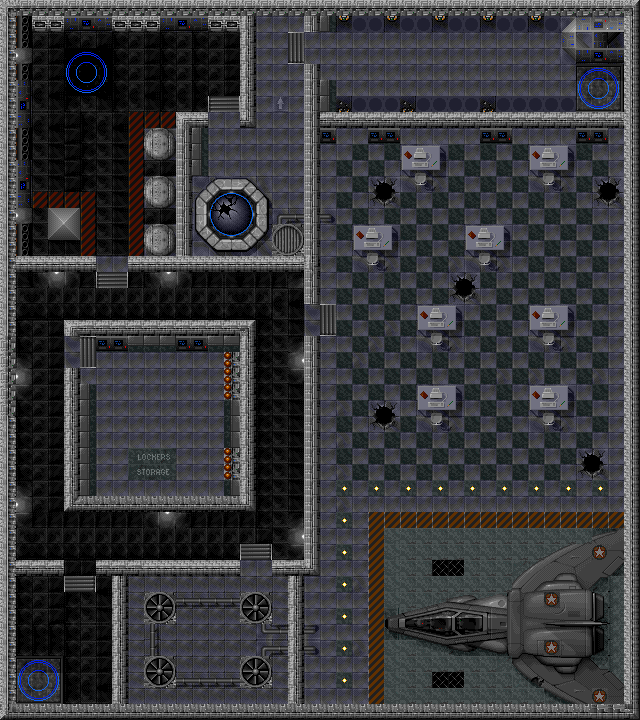

A 2D game scene composited from a Tiled map and its tileset images. What follows is a short description and the map's XML, with each tile layer's data collapsed to a summary:
An orthogonal 40x45 tile map with 16x16 px tiles, 1 tile layer (background), 1 hidden layer not drawn, 2 tilesets and 55 objects (13x running, 7x locker, 5x spawner, 5x energy, 4x ammo, ...).

<map version="1.10" tiledversion="1.10.2" orientation="orthogonal" renderorder="right-down" width="40" height="45" tilewidth="16" tileheight="16" infinite="0" nextlayerid="6" nextobjectid="63">
 <tileset firstgid="1" source="tileset01.tsx" />
 <tileset firstgid="501" source="tileset02.tsx" />
 <layer id="1" name="background" width="40" height="45">
  <data>[1800 cells, 1800 non-empty, 238 distinct tile ids]</data>
 </layer>
 <layer id="3" name="walls" width="40" height="45" visible="0">
  <data>[1800 cells, 501 non-empty, 4 distinct tile ids]</data>
 </layer>
 <objectgroup id="2" name="actors">
  <object id="13" name="spawner" x="448" y="272" width="32" height="32" />
  <object id="14" name="spawner" x="368" y="176" width="32" height="32" />
  <object id="15" name="spawner" x="592" y="176" width="32" height="32" />
  <object id="16" name="spawner" x="576" y="448" width="32" height="32" />
  <object id="17" name="spawner" x="368" y="400" width="32" height="32" />
  <object id="19" name="opened door" type="horizontal" x="64" y="560" width="32" height="16" />
  <object id="20" name="ventilators door" type="horizontal" x="240" y="560" width="32" height="16" />
  <object id="21" name="opened door" type="horizontal" x="96" y="256" width="32" height="16" />
  <object id="24" name="storage door" type="vertical" x="64" y="336" width="16" height="32" />
  <object id="25" name="opened door" type="vertical" x="304" y="32" width="16" height="32" />
  <object id="26" name="boss door" type="vertical" x="304" y="304" width="16" height="32" />
  <object id="27" name="energy" x="224" y="288" width="16" height="16" />
  <object id="28" name="energy" x="174" y="420" width="16" height="16" />
  <object id="29" name="energy" x="400" y="544" width="16" height="16" />
  <object id="30" name="energy" x="495.798" y="159.933" width="16" height="16" />
  <object id="31" name="energy" x="208.29" y="687.47" width="16" height="16" />
  <object id="32" name="ammo" x="191.585" y="624.165" width="16" height="16" />
  <object id="33" name="ammo" x="576" y="496" width="16" height="16" />
  <object id="34" name="ammo" x="171" y="382" width="16" height="16" />
  <object id="35" name="ammo" x="32" y="592" width="16" height="16" />
  <object id="36" name="locker" x="80" y="416" width="16" height="16" />
  <object id="37" name="locker" x="144" y="336" width="16" height="16" />
  <object id="38" name="locker" x="208" y="336" width="16" height="16" />
  <object id="39" name="locker" x="224" y="400" width="16" height="16" />
  <object id="40" name="locker" x="224" y="416" width="16" height="16" />
  <object id="41" name="locker" x="320" y="80" width="16" height="16" />
  <object id="42" name="locker" x="192" y="160" width="16" height="16" />
  <object id="49" name="teleport" type="teleport2" x="574" y="64" width="48" height="48" />
  <object id="50" name="teleport" type="teleport1" x="16" y="656" width="48" height="48" />
  <object id="51" name="reactor" x="192" y="176" width="80" height="80" />
  <object id="52" name="cooler" type="broken" x="272" y="224" width="32" height="32" />
  <object id="53" name="button" type="reactor button" x="192" y="480" width="16" height="16" />
  <object id="55" name="ventilator" type="unbroken" x="144" y="592" width="32" height="32" />
  <object id="56" name="ventilator" type="broken" x="240" y="592" width="32" height="32" />
  <object id="57" name="ventilator" type="unbroken" x="144" y="656" width="32" height="32" />
  <object id="58" name="ventilator" type="unbroken" x="240" y="656" width="32" height="32" />
  <object id="60" name="button" type="cooler button" x="336" y="208" width="16" height="16" />
  <object id="59" name="access card" type="ventilators door" x="479" y="678" width="16" height="16" />
  <object id="4" name="alien" type="running" x="24.4445" y="309.314" width="32" height="32" />
  <object id="5" name="alien" type="running" x="22.686" y="442.078" width="32" height="32" />
  <object id="6" name="alien" type="running" x="140.503" y="282.938" width="32" height="32" />
  <object id="7" name="alien" type="running" x="134.348" y="521.208" width="32" height="32" />
  <object id="8" name="alien" type="running" x="262.715" y="477.247" width="32" height="32" />
  <object id="9" name="alien" type="running" x="262.715" y="302.281" width="32" height="32" />
  <object id="10" name="alien" type="running" x="259.198" y="369.102" width="32" height="32" />
  <object id="18" name="alien mother" type="running" x="439.3" y="348.858" width="78" height="127" />
  <object id="44" name="bug" type="running" x="43.7875" y="125.556" width="32" height="32" />
  <object id="45" name="bug" type="running" x="142.261" y="53.459" width="32" height="32" />
  <object id="46" name="bug" type="running" x="422.735" y="49.0629" width="32" height="32" />
  <object id="47" name="bug" type="running" x="261.836" y="140.503" width="32" height="32" />
  <object id="48" name="bug" type="storage door" x="259.198" y="65.7682" width="32" height="32" />
  <object id="54" name="bug" type="running" x="527" y="64" width="32" height="32" />
  <object id="61" name="solder" type="east" x="17" y="613" width="32" height="32" />
  <object id="62" name="solder" type="north" x="96" y="461" width="32" height="32" />
  <object id="2" name="ellen" x="64" y="624" width="32" height="32" />
 </objectgroup>
</map>
